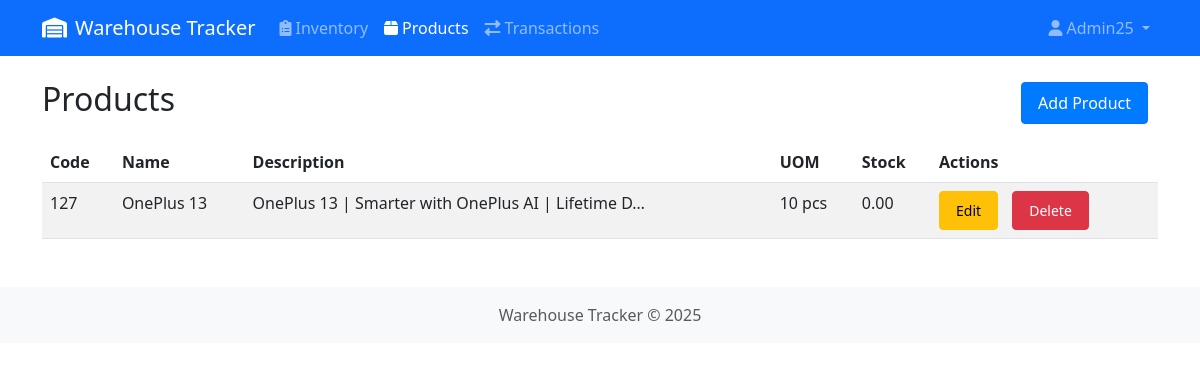
Screenshot of /products/ (signed in) with the database file from the repository.
### inventory/models.py (models this page shows, shortened)
class Product(models.Model):
    product_name = models.CharField(
        max_length=100,
        help_text="Display name of the product"
    )
    product_code = models.CharField(
        max_length=50,
        unique=True,
        validators=[MinLengthValidator(3)],
        help_text="Unique identifier for the product (min 3 chars)"
    )
    description = models.TextField(
        blank=True,
        help_text="Detailed product information"
    )
    unit_of_measure = models.CharField(
        max_length=20,
        default='pcs',
        help_text="Measurement unit (e.g., pcs, kg, box)"
    )
    current_stock = models.DecimalField(
        max_digits=10,
        decimal_places=2,
        default=0,
        editable=False,
        help_text="Automatically calculated stock level"
    )
    unit_price = models.DecimalField(
        max_digits=10,
        decimal_places=2,
        default=0.00,
        help_text="Current unit price of the product"
    )
    class Meta:
        ordering = ['product_name']
        verbose_name = "Product"
        verbose_name_plural = "Products"

### inventory/views.py (the view)
# urls.py: path('products/', ProductListView.as_view(), name='product_list'),
class ProductListView(LoginRequiredMixin, ListView):
    model = Product
    template_name = 'inventory/product_list.html'
    context_object_name = 'products'
    paginate_by = 20
    ordering = ['product_code']
    def get_queryset(self):
        queryset = super().get_queryset()
        search_query = self.request.GET.get('search')
        if search_query:
            queryset = queryset.filter(
                Q(product_code__icontains=search_query) |
                Q(product_name__icontains=search_query)
            )
        return queryset

### inventory/templates/inventory/product_list.html
{% extends 'inventory/base.html' %}
{% block content %}
<div class="d-flex justify-content-between align-items-center mb-3">
    <h2>Products</h2>
    <a href="{% url 'product_create' %}" class="btn btn-primary">Add Product</a>
</div>
<table class="table table-striped table-hover">
    <thead class="thead-dark">
        <tr>
            <th>Code</th>
            <th>Name</th>
            <th>Description</th>
            <th>UOM</th>
            <th>Stock</th>
            <th>Actions</th>
        </tr>
    </thead>
    <tbody>
        {% for product in products %}
        <tr>
            <td>{{ product.product_code }}</td>
            <td>{{ product.product_name }}</td>
            <td>{{ product.description|truncatechars:50 }}</td>
            <td>{{ product.unit_of_measure }}</td>
            <td>{{ product.current_stock }}</td>
            <td>
                <a href="{% url 'product_update' product.pk %}" class="btn btn-sm btn-warning">Edit</a>
                <a href="{% url 'product_delete' product.pk %}" class="btn btn-sm btn-danger">Delete</a>
            </td>
        </tr>
        {% empty %}
        <tr>
            <td colspan="6" class="text-center">No products found</td>
        </tr>
        {% endfor %}
    </tbody>
</table>
{% endblock %}

### inventory/templates/inventory/base.html (shortened to what this page needs)
{% load static %}
<!DOCTYPE html>
<html lang="en">
<head>
    <link href="https://cdn.jsdelivr.net/npm/bootstrap@5.3.0/dist/css/bootstrap.min.css" rel="stylesheet">
    <link href="https://cdnjs.cloudflare.com/ajax/libs/font-awesome/6.0.0/css/all.min.css" rel="stylesheet">
    <link href="{% static 'css/inventory.css' %}" rel="stylesheet">
</head>
<body>
    <nav class="navbar navbar-expand-lg navbar-dark bg-primary mb-4">
        <div class="container">
            <a class="navbar-brand" href="{% url 'inventory_report' %}">
                <i class="fas fa-warehouse me-2"></i>Warehouse Tracker
            </a>
            <div class="collapse navbar-collapse" id="navbarNav">
                <ul class="navbar-nav me-auto">
                    <li class="nav-item">
                        <a class="nav-link {% if request.resolver_match.url_name == 'inventory_report' %}active{% endif %}"
                           href="{% url 'inventory_report' %}">
                            <i class="fas fa-clipboard-list me-1"></i>Inventory
                        </a>
                    </li>
                    <li class="nav-item">
                        <a class="nav-link {% if request.resolver_match.url_name == 'product_list' %}active{% endif %}"
                           href="{% url 'product_list' %}">
                            <i class="fas fa-box me-1"></i>Products
                        </a>
                    </li>
                    <li class="nav-item">
                        <a class="nav-link {% if request.resolver_match.url_name == 'transaction_list' %}active{% endif %}"
                           href="{% url 'transaction_list' %}">
                            <i class="fas fa-exchange-alt me-1"></i>Transactions
                        </a>
                    </li>
                </ul>
                {% if user.is_authenticated %}
                <ul class="navbar-nav">
                    <li class="nav-item dropdown">
                        <a class="nav-link dropdown-toggle" href="#" role="button" data-bs-toggle="dropdown">
                            <i class="fas fa-user me-1"></i>{{ user.username }}
                        </a>
                    </li>
                </ul>
                {% endif %}
            </div>
        </div>
    </nav>
    <div class="container">
        {% block content %}{% endblock %}
    </div>
    <footer class="footer mt-5 py-3 bg-light">
        <div class="container text-center">
            <span class="text-muted">Warehouse Tracker &copy; {% now "Y" %}</span>
        </div>
    </footer>
</body>
</html>

### inventory/static/css/inventory.css (style rules this page uses)
.btn { padding: 8px 16px; margin-right: 10px; text-decoration: none; border-radius: 4px; }
.btn-primary { background-color: #007bff; color: white; }

### rows the page displays
Product: product_code "127", product_name "OnePlus 13", description "OnePlus 13 | Smarter with OnePlus AI | Lifetime D…", unit_of_measure "10 pcs", current_stock "0.00"

### other values shown
{{ user.username }} "Admin25"
